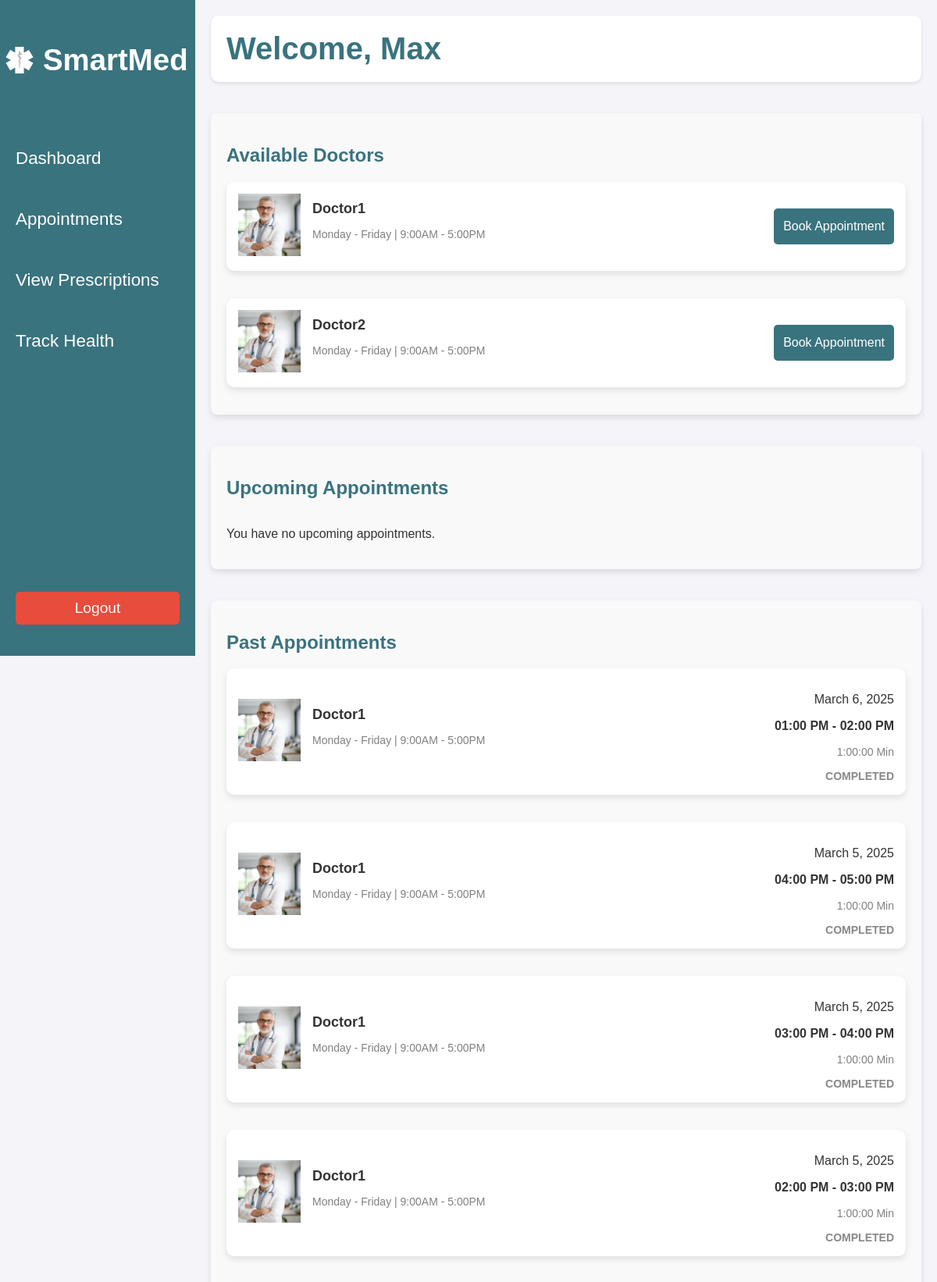
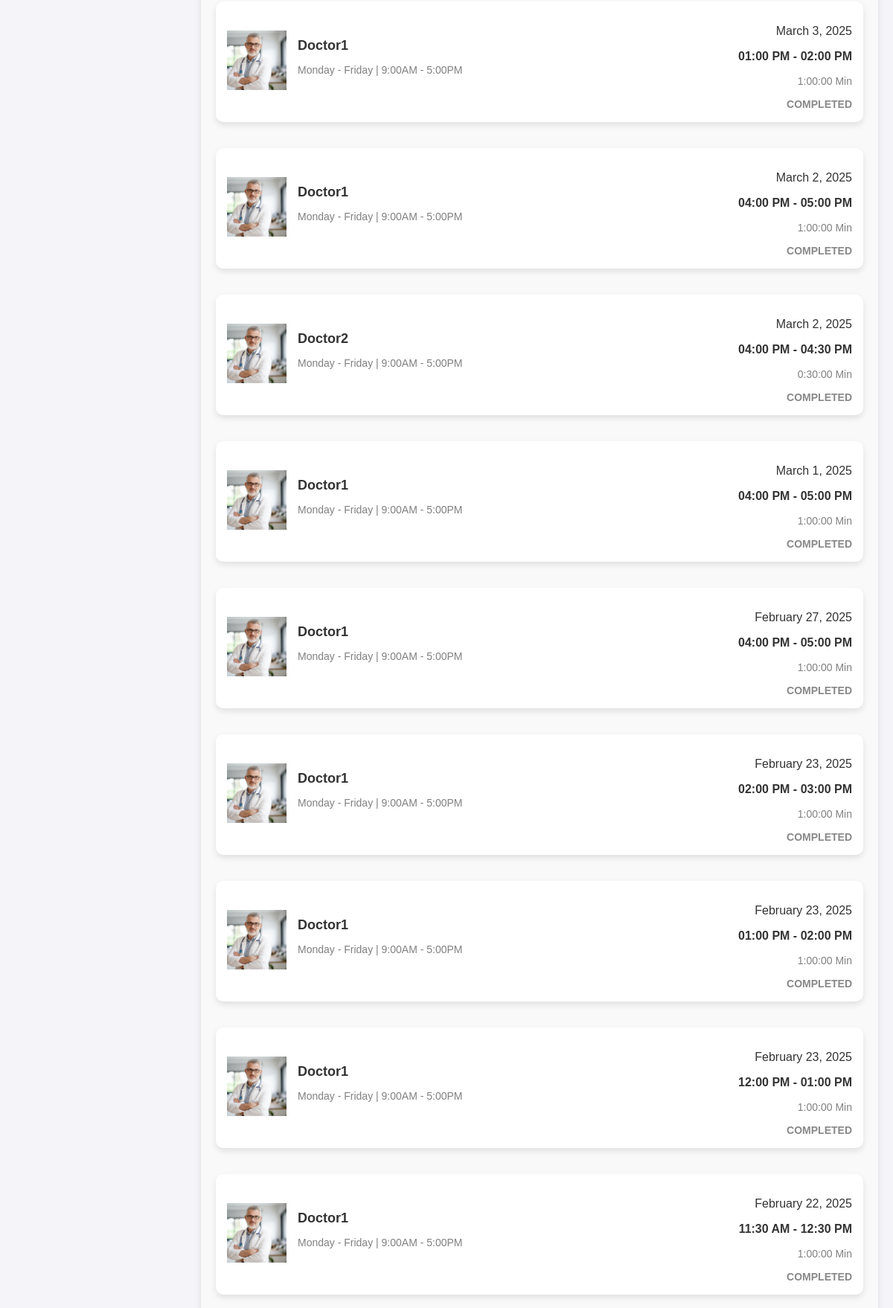
/appointments/ (signed in, upper part), run on the app's committed database (2 pictures, top to bottom).
### login/models.py (models this page shows, shortened)
class Profile(models.Model):
    ROLE_CHOICES = [
        ('user', 'User'),
        ('doctor', 'Doctor'),
        ('admin', 'Admin'),
    ]
    user = models.OneToOneField(User, on_delete=models.CASCADE)
    role = models.CharField(max_length=10, choices=ROLE_CHOICES, default='user')
    profile_image = models.ImageField(upload_to='doctor_images/', default='doctor_images/default.jpg')

### appointments/models.py (models this page shows, shortened)
class Appointment(models.Model):
    user = models.ForeignKey(User, on_delete=models.CASCADE, related_name='user_appointments')
    doctor = models.ForeignKey(User, on_delete=models.CASCADE, related_name='appointments')
    date = models.DateField()
    time = models.TimeField()
    duration = models.DurationField()
    reason = models.TextField()
    created_at = models.DateTimeField(auto_now_add=True)
    @property
    def start_time(self):
        return datetime.combine(self.date, self.time)
    @property
    def end_time(self):
        start = self.start_time
        return start + self.duration

### appointments/views.py (the view)
# urls.py: path('', views.doctor_list, name='appointments'),
@login_required
def doctor_list(request):
    doctors = User.objects.filter(profile__role='doctor').select_related('profile')  # Get all doctors
    now = make_aware(datetime.now(), timezone=get_current_timezone())#make it timezone aware due to celery
    today = date.today()
    user_appointments = Appointment.objects.filter(user=request.user)
    past_appointments = []
    upcoming_appointments = []
    for appointment in user_appointments:
        duration_minutes = appointment.duration.total_seconds() / 60 if isinstance(appointment.duration, timedelta) else appointment.duration
        end_time = (datetime.combine(appointment.date, appointment.time) + timedelta(minutes=duration_minutes)).time()
        if appointment.date < today or (appointment.date == today and end_time < now.time()):
            past_appointments.append(appointment)
        else:
            upcoming_appointments.append(appointment)
    past_appointments.sort(key=lambda x: (x.date, x.time), reverse=True)
    upcoming_appointments.sort(key=lambda x: (x.date, x.time))
    if request.method == 'POST':
        form = AppointmentForm(request.POST)
        doctor_id = request.POST.get('doctor_id')
        if not doctor_id or not doctor_id.isdigit():
            messages.error(request, "Invalid doctor selection.")
            return redirect('appointments')
        doctor = get_object_or_404(User, id=int(doctor_id), profile__role='doctor')
        form.initial['doctor'] = doctor
        if form.is_valid():
            appointment = form.save(commit=False)
            appointment.doctor = doctor
            appointment.user = request.user
            appointment.save()
            appointment_time = make_aware(datetime.combine(appointment.date, appointment.time))
            reminder_time = appointment_time - timedelta(minutes=5)
            reminder_delay = (reminder_time - now).total_seconds()
            print(f"Appointment at {appointment_time}, Reminder scheduled for {reminder_time}")
            if reminder_delay > 0:
                send_appointment_reminder.apply_async(args=[appointment.id], countdown=reminder_delay)
                print("Reminder scheduled!")
            else:
                print("Error: Reminder time is in the past. Task not scheduled.")
            messages.success(request, "Appointment successfully booked! You will receive an email 5 minutes before appointment")
            return redirect('appointments')
        else:
            messages.error(request, "There was an error booking the appointment. Please try again.")
            return render(request, 'appointments.html', {
                'doctors': doctors,
                'form': form,
                'doctor_id': doctor_id,
                'past_appointments': past_appointments,
                'upcoming_appointments': upcoming_appointments,
            })
    else:
        form = AppointmentForm()
    return render(request, 'appointments.html', {
        'doctors': doctors,
        'form': form,
        'past_appointments': past_appointments,
        'upcoming_appointments': upcoming_appointments,
        'now': now,
        'today': today,
        'TIME_CHOICES': TIME_CHOICES,
        'DURATION_CHOICES': DURATION_CHOICES,
    })

### appointments/templates/appointments.html (shortened to what this page needs)
{% extends "dashboardindex.html" %}
{% load static %}
{% block head %}
<link rel="stylesheet" href="{% static 'css/appointments.css' %}">
{% endblock %}
{% block content %}
<section class="appointments-section">
    <h2>Available Doctors</h2>
    <div class="appointments-container">
        {% for doctor in doctors %}
        <div class="appointment-card">
            <div class="appointment-card-left">
                <img src="{{doctor.profile.profile_image.url}}" alt="{{doctor.username}}">
            </div>
            <div class="appointment-card-middle">
                <h3>{{ doctor.username|capfirst }}</h3>
                <p class="schedule">Monday - Friday | 9:00AM - 5:00PM</p>
            </div>
            <div class="appointment-card-right">
                <button class="book-btn book-appointment-btn" data-doctor-id="{{ doctor.id }}">
                    Book Appointment
                </button>
            </div>
        </div>
        {% empty %}
        <p>No doctors available.</p>
        {% endfor %}
    </div>
</section>
<section class="appointments-section">
    <h2>Upcoming Appointments</h2>
    <div class="appointments-container">
        {% if upcoming_appointments %}
        {% for appointment in upcoming_appointments %}
        <div class="appointment-card">
            <div class="appointment-card-left">
                <img src="{{ appointment.doctor.profile.profile_image.url }}" alt="{{ appointment.doctor.username }}'s Image">
            </div>
            <div class="appointment-card-middle">
                <h3>{{ appointment.doctor.username }}</h3>
                <p class="schedule">Monday - Friday | 9:00AM - 5:00PM</p>
            </div>
            <div class="appointment-card-right">
                <p class="appointment-date">{{ appointment.date|date:"F j, Y" }}</p>
                <p class="appointment-time">
                    {{ appointment.start_time|time:"h:i A" }} - {{ appointment.end_time|time:"h:i A" }}
                </p>
                <p class="duration">{{ appointment.duration }} Min</p>
                <span class="status scheduled">SCHEDULED</span>
                <div class="appointment-actions">
                    <form method="post" action="{% url 'cancel_appointment' appointment.id %}">
                        {% csrf_token %}
                        <button type="submit" class="cancel-btn">Cancel</button>
                    </form>
                    <button class="reschedule-btn" data-appointment-id="{{ appointment.id }}">Reschedule</button>
                    {% if appointment.date == today and appointment.time <= now.time %}
                    <a href="{% url 'video_call' appointment.id %}" class="join-btn">
                        Join Appointment
                    </a>
                {% endif %}
                </div>
            </div>
        </div>
        {% endfor %}
        {% else %}
        <p>You have no upcoming appointments.</p>
        {% endif %}
    </div>
</section>
<section class="appointments-section">
    <h2>Past Appointments</h2>
    <div class="appointments-container">
        {% if past_appointments %}
        {% for appointment in past_appointments %}
        <div class="appointment-card past">
            <div class="appointment-card-left">
                <img src="{{ appointment.doctor.profile.profile_image.url }}" alt="{{ appointment.doctor.username }}'s Image">
            </div>
            <div class="appointment-card-middle">
                <h3>{{ appointment.doctor.username }}</h3>
                <p class="schedule">Monday - Friday | 9:00AM - 5:00PM</p>
            </div>
            <div class="appointment-card-right">
                <p class="appointment-date">{{ appointment.date|date:"F j, Y" }}</p>
                <p class="appointment-time">
                    {{ appointment.start_time|time:"h:i A" }} - {{ appointment.end_time|time:"h:i A" }}
                </p>
                <p class="duration">{{ appointment.duration }} Min</p>
                <span class="status completed">COMPLETED</span>
            </div>
        </div>
        {% endfor %}
        {% else %}
        <p>You have no past appointments.</p>
        {% endif %}
    </div>
</section>
{% endblock %}

### dashboard/templates/dashboardindex.html (shortened to what this page needs)
<!DOCTYPE html>
<html lang="en">
<head>
    {% load static %}
    {%block head%}<link rel="stylesheet" href="{% static 'css/dashboard.css' %}">{%endblock%}
</head>
<body>
    <div class="main-container">
        <nav class="sidebar">
            <div class="sidebar-logo">
                <h2>
                    <img src="{% static 'images/whitelogo.png' %}" alt="SmartMed Logo" class="logo">
                    SmartMed
                </h2>
            </div>
            <ul class="sidebar-links">
                <li><a href="{% url 'dashboard' %}">Dashboard</a></li>
                <li><a href="{% url 'appointments' %}">Appointments</a></li>
                <li><a href="{% url 'prescriptions' %}">View Prescriptions</a></li>
                <li><a href="{% url 'trackhealth' %}">Track Health</a></li>
            </ul>
            <div class="sidebar-logout">
                <form action="{% url 'logout' %}" method="post">
                    <button type="submit" class="logout-button">Logout</button>
                </form>
            </div>
        </nav>
        <div class="content">
            <header class="dashboard-header">
                <h1>Welcome, {{ user.username|capfirst }}</h1>
            </header>
            {% block content %}
            {% endblock %}
        </div>
    </div>
</body>
</html>

### static/css/appointments.css (style rules this page uses)
body { font-family: 'Arial', sans-serif; margin: 0; padding: 0; background-color: #f4f4f9; color: #333; }
.sidebar { width: 250px; height: 100vh; background-color: rgb(57, 115, 126); color: white; position: fixed; top: 0; left: 0; display: flex; flex-direction: column; justify-content: space-between; padding: 20px 0; z-index: 1000; }
.sidebar-logo { text-align: center; font-size: 1.5rem; font-weight: bold; margin-bottom: 20px; }
.sidebar-logo h2 { font-size: 2.4rem; display: flex; align-items: center; justify-content: flex-start; color: white; }
.sidebar-logo h2 .logo { width: 50px; height: 50px; margin-right: 5px; object-fit: contain; }
.sidebar-links { list-style: none; padding: 0; margin: 0; }
.sidebar-links li { margin: 20px 0; }
.sidebar-links a { text-decoration: none; color: white; font-size: 1.4rem; padding: 16px 20px; display: block; border-radius: 5px; transition: background-color 0.3s; }
.sidebar-logout { margin-top: auto; padding: 20px 0; text-align: center; }
.logout-button { width: calc(100% - 40px); margin: 0 20px; padding: 10px 20px; font-size: 1.2rem; color: white; background-color: #e74c3c; border: none; border-radius: 5px; cursor: pointer; transition: background-color 0.3s ease; }
.content { margin-left: 250px; padding: 20px; background-color: #f4f4f9; min-height: 100vh; }
.dashboard-header { background-color: #fff; padding: 20px; border-radius: 10px; box-shadow: 0 2px 4px rgba(0, 0, 0, 0.1); margin-bottom: 20px; }
.dashboard-header h1 { margin: 0; font-size: 2.5rem; color: rgb(57, 115, 126); }
.appointments-section { margin-top: 40px; padding: 20px; background-color: #f9f9f9; border-radius: 8px; box-shadow: 0 4px 8px rgba(0, 0, 0, 0.1); }
.appointments-section h2 { color: rgb(57, 115, 126); }
.appointments-container { display: flex; flex-direction: column; gap: 20px; }
.appointment-card { display: flex; align-items: center; background-color: white; border-radius: 10px; padding: 15px; box-shadow: 0 4px 8px rgba(0, 0, 0, 0.1); margin-bottom: 15px; }
.appointment-card-left img { width: 80px; height: 80px; margin-right: 15px; object-fit: cover; }
.appointment-card-middle { flex-grow: 1; }
.appointment-card-middle h3 { margin: 0; font-size: 18px; }
.appointment-card-middle .schedule { font-size: 14px; color: gray; }
.appointment-card-right { text-align: right; }
.appointment-time { font-size: 16px; font-weight: bold; }
.duration { font-size: 14px; color: gray; }
.status { font-weight: bold; font-size: 14px; color: #28a745; }
.completed { color: #888; }
.book-btn { background-color: rgb(57, 115, 126); color: white; padding: 14px 12px; border-radius: 5px; cursor: pointer; border: none; font-size: 16px; transition: background-color 0.2s ease; }

### data on the page
Appointment: doctor.profile.profile_image (picture), doctor.username "Doctor1", date "March 6, 2025", start_time "01:00 PM", end_time "02:00 PM", duration "1:00:00"
Appointment: doctor.profile.profile_image (picture), doctor.username "Doctor1", date "March 5, 2025", start_time "04:00 PM", end_time "05:00 PM", duration "1:00:00"
Appointment: doctor.profile.profile_image (picture), doctor.username "Doctor1", date "March 5, 2025", start_time "03:00 PM", end_time "04:00 PM", duration "1:00:00"
Appointment: doctor.profile.profile_image (picture), doctor.username "Doctor1", date "March 5, 2025", start_time "02:00 PM", end_time "03:00 PM", duration "1:00:00"
Appointment: doctor.profile.profile_image (picture), doctor.username "Doctor1", date "March 3, 2025", start_time "01:00 PM", end_time "02:00 PM", duration "1:00:00"
Appointment: doctor.profile.profile_image (picture), doctor.username "Doctor1", date "March 2, 2025", start_time "04:00 PM", end_time "05:00 PM", duration "1:00:00"
Appointment: doctor.profile.profile_image (picture), doctor.username "Doctor2", date "March 2, 2025", start_time "04:00 PM", end_time "04:30 PM", duration "0:30:00"
Appointment: doctor.profile.profile_image (picture), doctor.username "Doctor1", date "March 1, 2025", start_time "04:00 PM", end_time "05:00 PM", duration "1:00:00"
Appointment: doctor.profile.profile_image (picture), doctor.username "Doctor1", date "February 27, 2025", start_time "04:00 PM", end_time "05:00 PM", duration "1:00:00"
Appointment: doctor.profile.profile_image (picture), doctor.username "Doctor1", date "February 23, 2025", start_time "02:00 PM", end_time "03:00 PM", duration "1:00:00"
Appointment: doctor.profile.profile_image (picture), doctor.username "Doctor1", date "February 23, 2025", start_time "01:00 PM", end_time "02:00 PM", duration "1:00:00"
Appointment: doctor.profile.profile_image (picture), doctor.username "Doctor1", date "February 23, 2025", start_time "12:00 PM", end_time "01:00 PM", duration "1:00:00"
Appointment: doctor.profile.profile_image (picture), doctor.username "Doctor1", date "February 22, 2025", start_time "11:30 AM", end_time "12:30 PM", duration "1:00:00"

### other printed values
{{ user.username|capfirst }} "Max"
{{ doctor.username|capfirst }} "Doctor1"
{{ doctor.username|capfirst }} "Doctor2"
